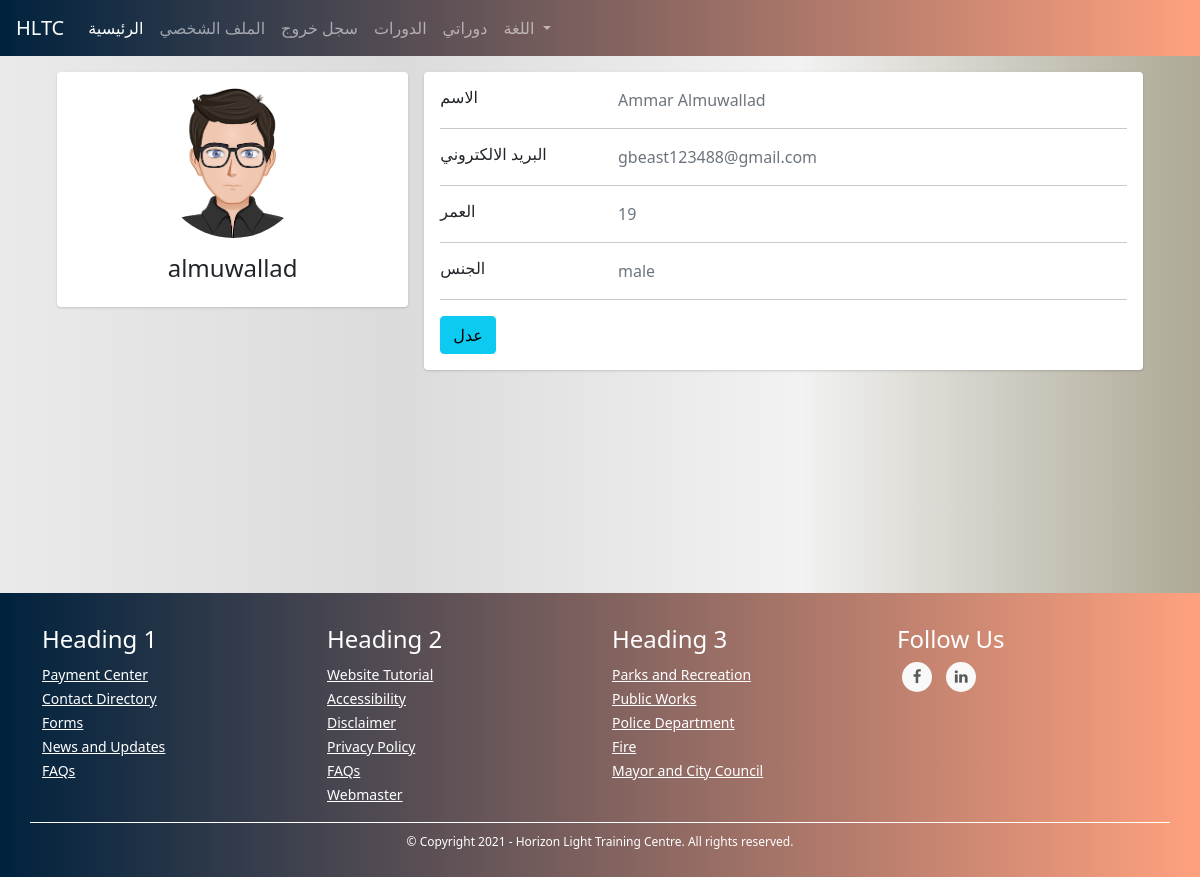
/students/profile (signed in), run on an earlier commit of the app's database.
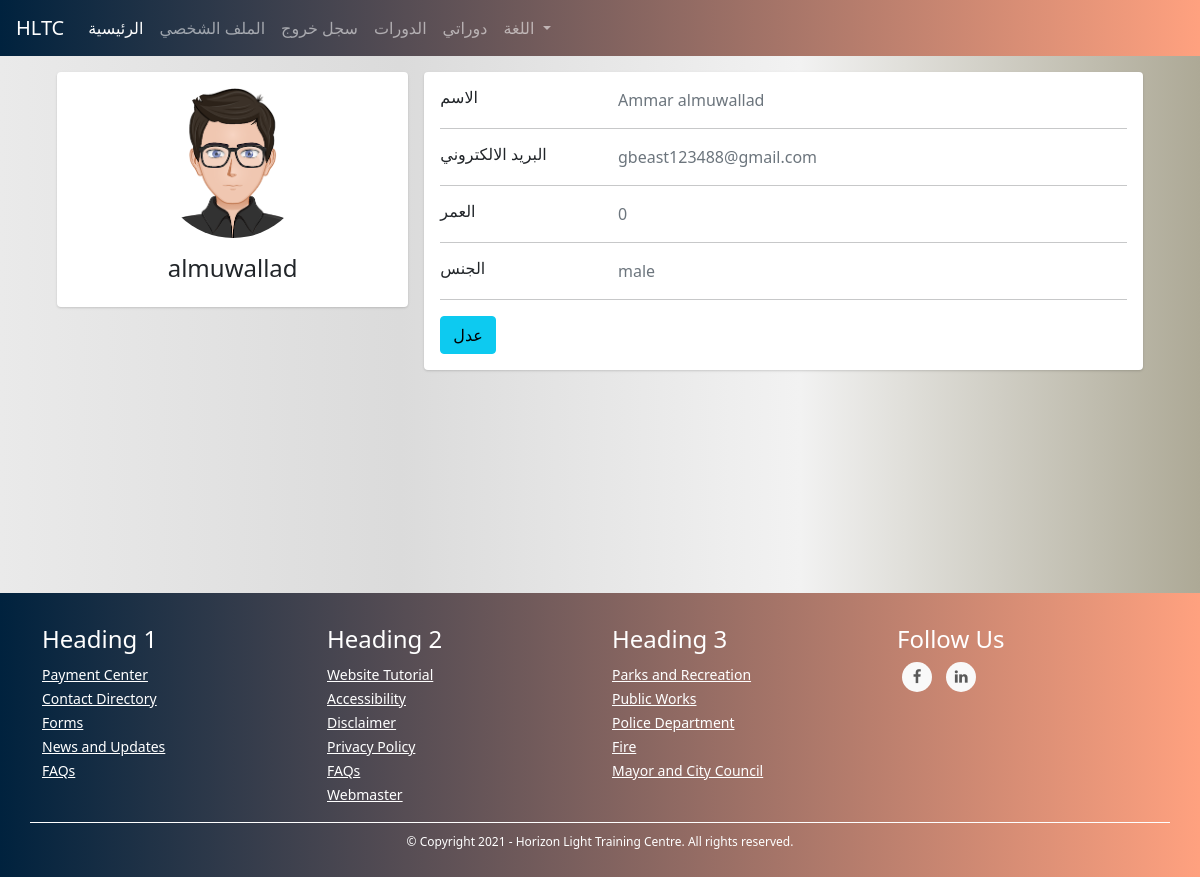
And on a later commit of the database.
### TUTOR/models.py (models this page shows, shortened)
class UserModel(db.Model, UserMixin):
    id = db.Column(db.Integer, primary_key=True)
    first_name = db.Column(db.String(128), nullable=False)
    last_name = db.Column(db.String(128), nullable=False)
    username = db.Column(db.String(20), unique=True, nullable=False)
    email = db.Column(db.String(256), unique=True, nullable=False)
    password = db.Column(db.String(255), nullable=False)
    user_type = db.Column(db.String(30), nullable=False)
    _gender = db.Column(db.Boolean, nullable=False, default=True)
    email_confirmation_code = db.Column(db.String(5), nullable=True)
    is_confirmed = db.Column(db.Boolean, nullable=False, default=False)
    creation_date = db.Column(db.DateTime, nullable=False, default=datetime.utcnow)
    admin_data_model = db.relationship('AdminDataModel', backref='user', uselist=False)
    tutor_data_model = db.relationship('TutorDataModel', backref='user', uselist=False)
    student_data_model = db.relationship('StudentDataModel', backref='user', uselist=False)
    @property
    def full_name(self):
        return self.first_name + " " + self.last_name
    @property
    def gender(self):
        return "male" if self._gender else "female"

class StudentDataModel(db.Model):
    id = db.Column(db.Integer, primary_key=True)
    date_of_birth = db.Column(db.DateTime, nullable=False)
    user_id = db.Column(db.Integer, db.ForeignKey('user_model.id'))
    courses = db.relationship('CourseModel', secondary=courses, lazy='subquery',
        backref=db.backref('students', lazy=True))
    @property
    def age(self):
        return int((datetime.date(datetime.utcnow()) - datetime.date(self.date_of_birth)).days / 365)

### TUTOR/STUDENTS/routes.py (the view)
@students_blueprint.route("/students/profile", methods=["GET"])
@login_required(["student"])
def profile():
    return render_template("students/new_profile.html")

### TUTOR/STUDENTS/routes.py (called while the page is built)
@students_blueprint.context_processor
def utility_processor():
    return dict(get_language_text=LngObj.get_language_text, get_current_page_language_list=LngObj.get_current_page_language_list, languages=LANGUAGES, admin_types=ADMIN_TYPES, settings=SiteSettingsModel.instance())

### TUTOR/models.py (called while the page is built)
@login_manager.user_loader
def load_user(user_id):
    return UserModel.query.get(int(user_id))

    @classmethod
    def instance(cls):
        return cls.query.get(1)

### TUTOR/utils/utils.py (called while the page is built)
def login_required(roles=[]):
	def wrapper(fn):
		@wraps(fn)
		def decorated_view(*args, **kwargs):
			if request.method in EXEMPT_METHODS:
				return fn(*args, **kwargs)
			elif current_app.login_manager._login_disabled:
				return fn(*args, **kwargs)
			elif not current_user.is_authenticated:
				return current_app.login_manager.unauthorized()
			role = current_user.user_type
			if ( (role not in roles) and (roles != []) ):
				return current_app.login_manager.unauthorized()
			return fn(*args, **kwargs)
		return decorated_view
	return wrapper

### TUTOR/templates/students/new_profile.html (shortened to what this page needs)
{% extends "template.html" %}
{% block content %}
<link rel="stylesheet" href="{{ url_for('static', filename='css/students/profile.css') }}">
<div class="container">
    <div class="main-body">
      <div class="row justify-content-center">
        <div class="col-sm-7 my-col">
        </div>
    </div>
          <div class="row gutters-sm">
            <div class="col-md-4 mb-3">
              <div class="card">
                <div class="card-body">
                  <div class="d-flex flex-column align-items-center text-center">
                    {% if current_user._gender  %}
                    <img src="{{ url_for('static', filename='images/male_student.png') }}" alt="Admin" class="rounded-circle" width="150">
                    {% else %}
                    <img src="{{ url_for('static', filename='images/female_student.png') }}" alt="Admin" class="rounded-circle" width="150">
                    {% endif %}
                    <div class="mt-3">
                      <h4>{{ current_user.username }}</h4>
                    </div>
                  </div>
                </div>
              </div>
            </div>
            <div class="col-md-8">
              <div class="card mb-3">
                <div class="card-body">
                  <div class="row">
                    <div class="col-sm-3">
                      <h6 class="mb-0">الاسم</h6>
                    </div>
                    <div class="col-sm-9 text-secondary">
                      {{ current_user.full_name }}
                    </div>
                  </div>
                  <hr>
                  <div class="row">
                    <div class="col-sm-3">
                      <h6 class="mb-0">البريد الالكتروني</h6>
                    </div>
                    <div class="col-sm-9 text-secondary">
                      {{ current_user.email }}
                    </div>
                  </div>
                  <hr>
                  <div class="row">
                    <div class="col-sm-3">
                      <h6 class="mb-0">العمر</h6>
                    </div>
                    <div class="col-sm-9 text-secondary">
                      {{ current_user.student_data_model.age }}
                    </div>
                  </div>
                  <hr>
                  <div class="row">
                    <div class="col-sm-3">
                      <h6 class="mb-0">الجنس</h6>
                    </div>
                    <div class="col-sm-9 text-secondary">
                      {{ current_user.gender }}
                    </div>
                  </div>
                  <hr>
                  <div class="row">
                    <div class="col-sm-12">
                      <a class="btn btn-info " href="{{ url_for('students_blueprint.edit_profile') }}">عدل</a>
                    </div>
                  </div>
                </div>
              </div>
            </div>
          </div>
        </div>
    </div>
    <br><br><br><br><br><br><br><br>
{% endblock %}

What changed in the data, as far as the page shows it:
changed UserModel "almuwallad": full_name "Ammar Almuwallad" → "Ammar almuwallad"
changed StudentDataModel: student_data_model.age "19" → "0"
